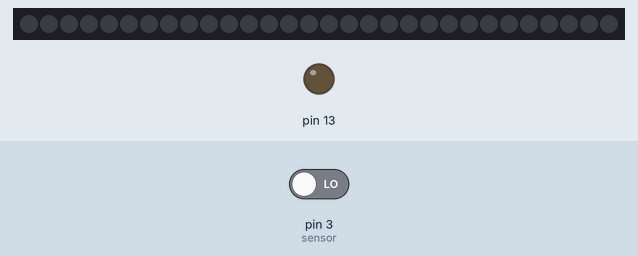
Simulated run of this sketch. Board: Arduino Uno, built with avr-gcc and run on an emulated ATmega328P. Parts: 30 RGB LEDs in strip order, left to right, output pins drawn as LEDs (lit = HIGH). The inputs (shaded band) are chosen by the test bench; at power-on: pin 3 (sensor) LOW. The audio player accepts every command and is not drawn; what the sketch prints to the serial monitor is not drawn.

Above: at 1.7 s.
1.8 s: pin 3 (sensor) driven HIGH
At 2.27 s:
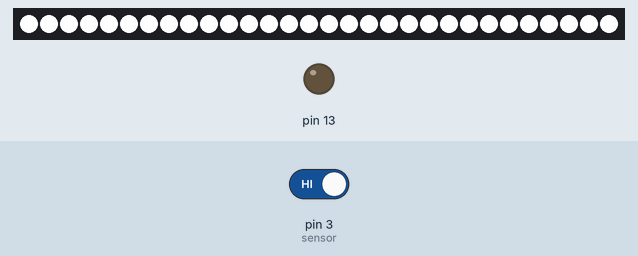
At 3.6 s:
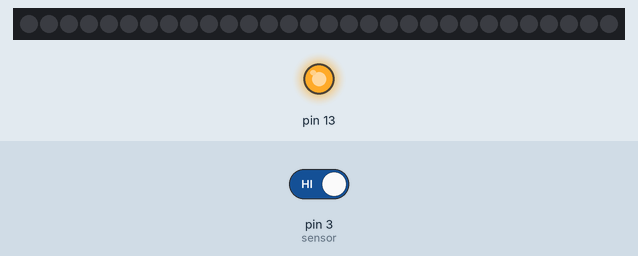
Timing chart, 0 to 5.1 s (numbered marks = the images above; inputs shaded):
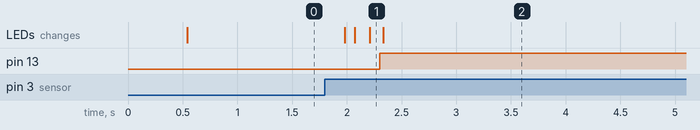

The sketch:

Storm_cloud.ino
```cpp
#include <Adafruit_NeoPixel.h>
#include "Arduino.h"
#include "SoftwareSerial.h"
#include "DFRobotDFPlayerMini.h"

//define the pin connect with led
#define led 6

//define the number of led
#define NUMPIXELS 30

//define the pin of heatsensor
#define sensor 3

//define the pin of dfplayer
SoftwareSerial mySoftwareSerial(10, 11); // RX, TX
DFRobotDFPlayerMini myDFPlayer;
void printDetail(uint8_t type, int value);

Adafruit_NeoPixel pixels = Adafruit_NeoPixel(NUMPIXELS, led, NEO_GRB + NEO_KHZ800);

void setup() {
  // put your setup code here, to run once:

  pinMode(sensor, INPUT);
  pinMode(13, OUTPUT);

  mySoftwareSerial.begin(9600);
  Serial.begin(115200);

  Serial.println();
  Serial.println(F("DFRobot DFPlayer Mini Demo"));
  Serial.println(F("Initializing DFPlayer ... (May take 3~5 seconds)"));

  if (!myDFPlayer.begin(mySoftwareSerial)) {  //Use softwareSerial to communicate with mp3.
    Serial.println(F("Unable to begin:"));
    Serial.println(F("1.Please recheck the connection!"));
    Serial.println(F("2.Please insert the SD card!"));
    while(true);
  }
  Serial.println(F("DFPlayer Mini online."));
  myDFPlayer.volume(15);
  myDFPlayer.enableLoop();

  pixels.begin();
}

void loop() {
  // put your main code here, to run repeatedly:
  int SensorState = digitalRead(sensor);
  if(SensorState == 1){
    light_storm();
    digitalWrite(13, HIGH);
    myDFPlayer.play(1);
    delay(6000);
  }
  else{
    digitalWrite(13, LOW);
    myDFPlayer.pause();

  }
  delay(200);
}


void light_led(int r, int g, int b){
  for(int i = 0; i < NUMPIXELS; i++){

    //contral the color of led by rgb value from 0,0,0 to 255,255,255
    pixels.setPixelColor(i, pixels.Color(r,g,b));

    pixels.show();

    //delay the display
    //delay(100);
  }
}

void light_storm(){
  light_led(255, 255, 255);
  delay(50);
  light_led(0, 0, 0);
  delay(100);
  light_led(255, 255, 255);
  delay(50);
  light_led(0, 0, 0);
}
```

Measured:
- after the input at 1.8 s, pin 13: LOW → HIGH after 0.50 s; the LEDs: change after 0.18 s (image 1)
